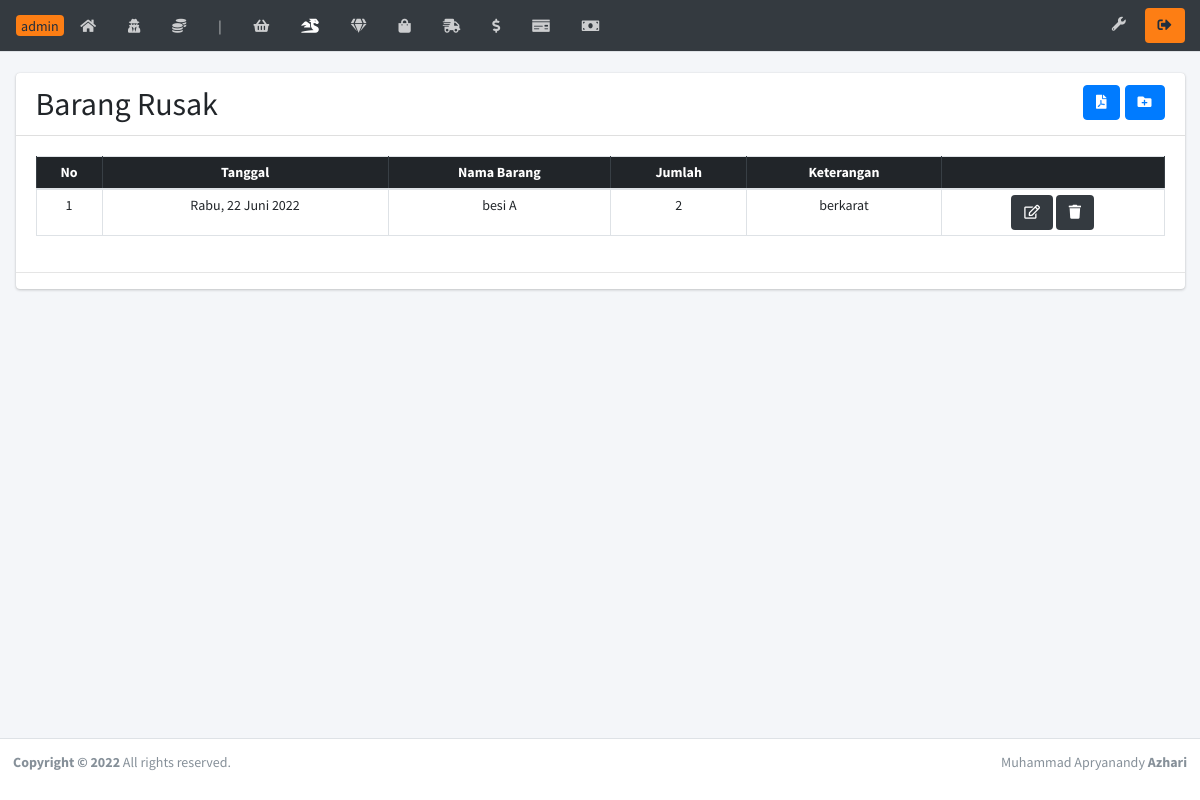
Page /brs46/barangrusak.php on the committed database.
### tables this page shows
CREATE TABLE `barangrusak` (
  `idbarangrusak` int(11) NOT NULL,
  `idbarang` int(11) NOT NULL,
  `tgl` date NOT NULL,
  `kuantiti` int(5) NOT NULL,
  `ket` text NOT NULL
);

CREATE TABLE `barang` (
  `idbarang` int(5) NOT NULL,
  `kode` varchar(10) NOT NULL,
  `namabarang` varchar(80) NOT NULL,
  `jenis` varchar(50) NOT NULL,
  `jumlah` int(5) NOT NULL,
  `harga` double NOT NULL,
  `berat` varchar(5) NOT NULL
);

### tgl_indo.php (called while the page is built, shortened)
<?php
    function haribulantahun($tanggalnya, $cetak_hari = false){
        $hari = array(
            1 => 'Senin','Selasa','Rabu','Kamis','Jumat','Sabtu','Minggu'
        );
        $bulan = array(
            1 => 'Januari','Februari','Maret','April','Mei','Juni','Juli','Agustus','September','Oktober','November','Desember'
        );
        $split = explode('-', $tanggalnya);
        $tglkutang = $split[2]. ' '. $bulan[ (int)$split[1] ] . ' '. $split[0];
        if($cetak_hari){
            $num = date('N', strtotime($tanggalnya));
            return $hari[$num] . ', ' . $tglkutang;
        }
        return $tglkutang;
    }
?>

### brs46/barangrusak.php (the view, shortened to what this page needs)
<?php require('headernya.php');  error_reporting(0); ?>
  <div class="content-wrapper">
    <br>
    <section class="content">
      <div class="container-fluid">
        <div class="row">
          <div class="col-12">
            <div class="card">
              <div class="card-header">
                <h2 style="display:inline;">Barang Rusak</h2>
                <button style="float: right;margin-left: 5px" class="btn btn-primary" type="button" data-toggle="tooltip" data-placement="bottom" title="Tambah"><a href="barangrusak_input.php" class="text-white"><i class="fas fa-folder-plus"></i></a>
                </button>
                <button style="float: right" class="btn btn-primary" type="button" data-toggle="modal" data-target="#modal-sm" title="Cetak"><i class="fas fa-file-pdf"></i></button>
              </div>
              <div class="card-body">
                <table id="dataTables" class="table table-bordered table-hover table-sm">
                  <thead class="table-dark">
                    <tr class="text-center">
                        <th>No</th>
                        <th>Tanggal</th>
                        <th>Nama Barang</th>
                        <th>Jumlah</th>
                        <th>Keterangan</th>
                        <th class="hide"></th>
                    </tr>
                  </thead>
                  <tbody>
                    <?php
                      $no = 1;
                      $query = mysqli_query($kon, "SELECT * FROM barangrusak INNER JOIN barang ON barangrusak.idbarang = barang.idbarang ORDER BY tgl DESC");
                      while($data = mysqli_fetch_array($query)){
                        ?>
                          <tr class="text-center">
                          <td><?= $no++ ?></td>
                          <td><?= haribulantahun($data['tgl'],true)?></td>
                          <td><?= $data['namabarang'] ?></td>
                          <td><?= $data['kuantiti'] ?></td>
                          <td><?= $data['ket'] ?></td>
                          <td>
                            <button class="btn bg-dark" type="button"><a href="barangrusak_edit.php?idbarangrusak=<?= $data['idbarangrusak'] ?>" class="text-white"><i class="far fa-edit"></i></a></button>
                            <button class="btn bg-dark" onclick="yakin = confirm('Apakah Kamu yakin ingin Menghapus?'); if(yakin){ window.location = 'hapus.php?idbarangrusak=<?= $data['idbarangrusak'] ?>';
                              }" type="button"><i class="fas fa-trash"></i></button>
                          </td>
                        <?php
                      }
                    ?>
                  </tbody>
                </table>
              </div>
              <hr>
            </div>
          </div>
        </div>
      </div>
    </section>
  </div>
<?php require('footernya.php') ?>

### rows in the picture
barangrusak: tgl "Rabu, 22 Juni 2022", idbarang.namabarang "besi A", kuantiti "2", ket "berkarat"
